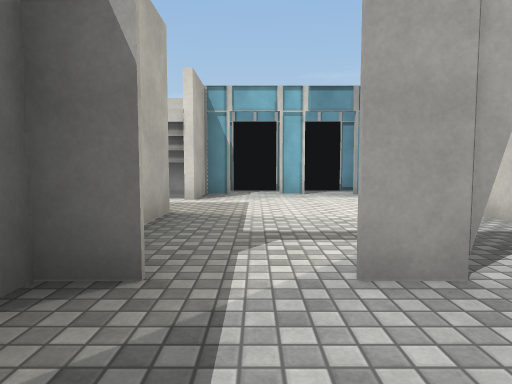
view 1 (above)

13 first-person views from a walk through a Unity game level. The camera is 1.2 m above the floor, tilts 4° down and sees 75° across. The floor is counted in squares, 2 m on a side. Each view is taken from the middle of a square. On the plan, view 1 faces up. The plan holds only what a view shows up to about 10 squares ahead; the rest is blank. The place goes on beyond the plan. Surface patterns are stand-ins for the level's own textures.

view 2
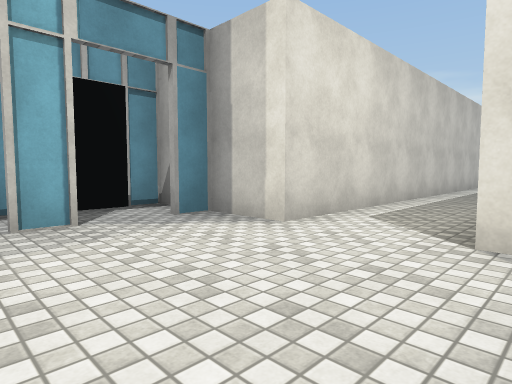

view 3
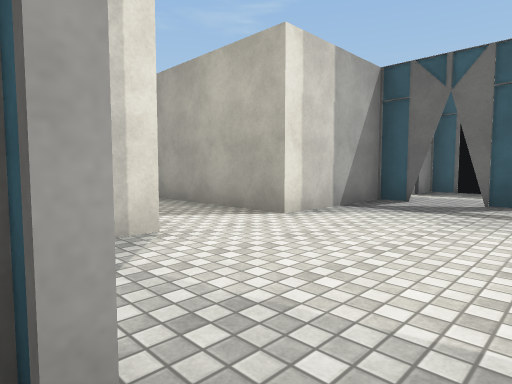

view 4
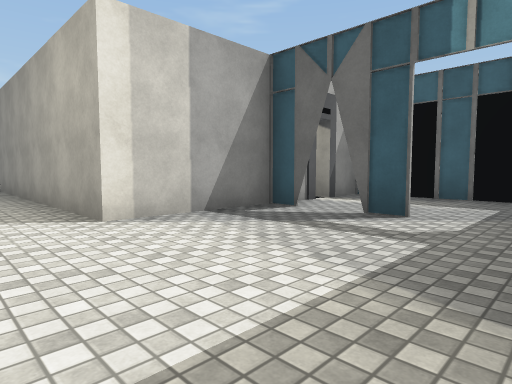

view 5
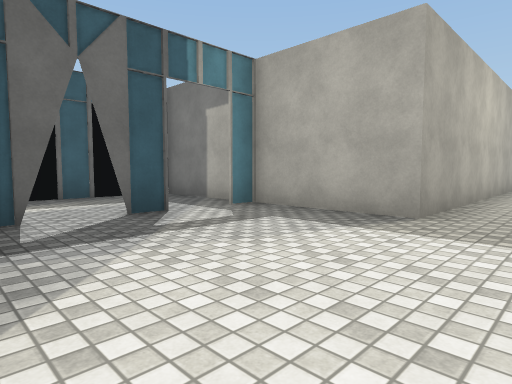

view 6
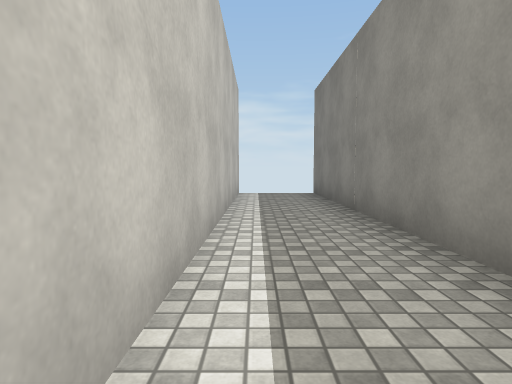

view 7
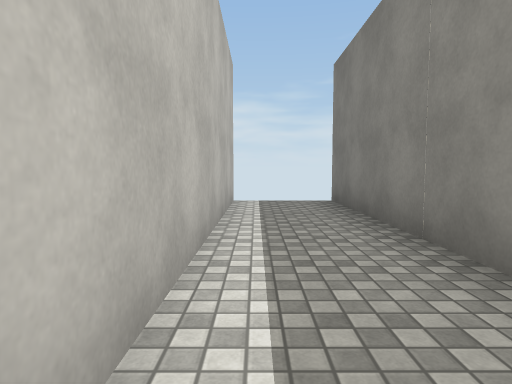

view 8
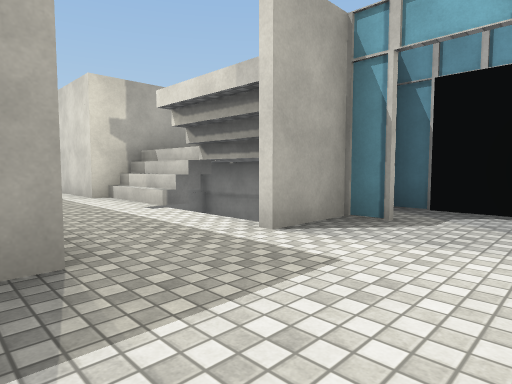

view 9
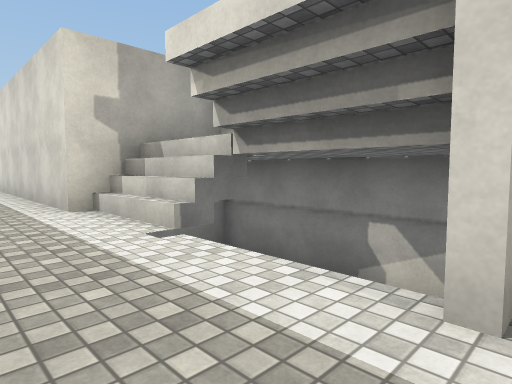

view 10
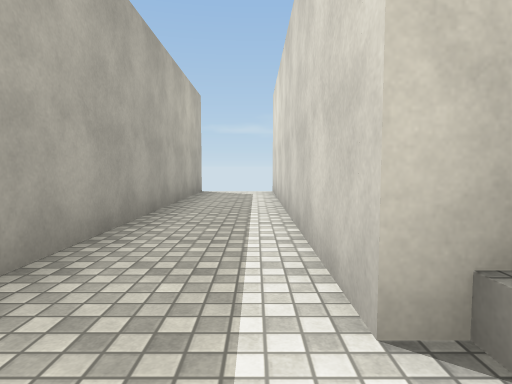

view 11
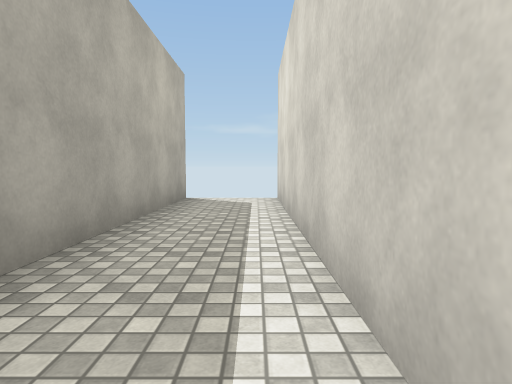

view 12
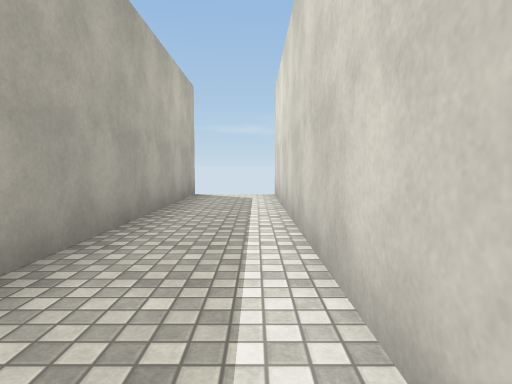

view 13
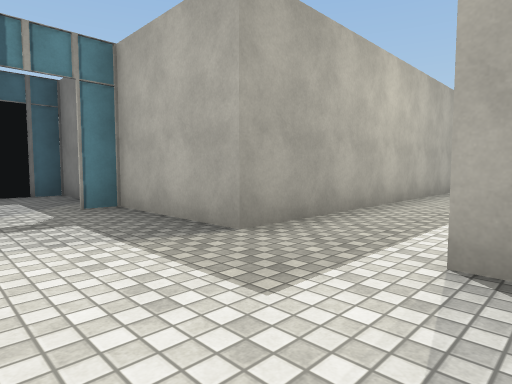

### Floor plan
Key: @ floor where view 1 was taken; # wall or solid block; x gap in a wall; . floor; / step, stairs or slope.
Columns run from 14 left of view 1 to 13 right of it. Each row starts with its distance up from view 1.
 10         ##########
  9        #     #...#
  8        #     #.#.#
  7 ########/////#...###########
  6  ...........................
  5  ...........................
  4 #############....###########
  3             #....#
  2             ##.#x#
  1             #....#
  0             #.@..#
 -1             #....#
 -2             ######

Positions as (right, up) in squares from view 1, and headings:
1: (0, 0), facing up
2: (0, 4), facing up-right
3: (0, 8), facing down-right
4: (-1, 6), facing down-right
5: (3, 6), facing down-left
6: (5, 6), facing right
7: (7, 6), facing right
8: (1, 4), facing up-left
9: (-1, 5), facing up-left
10: (-5, 6), facing left
11: (-7, 6), facing left
12: (-6, 6), facing left
13: (1, 7), facing down-left
